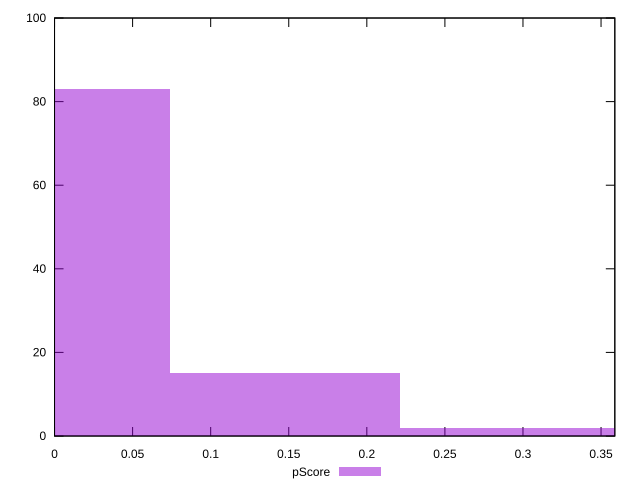

Here is the gnuplot script that generated this plot:
reset

$pScore <<EOF
0 83
0.14753598697958895 15
0.2950719739591779 2
EOF

set key outside below
set boxwidth 0.14753598697958895
set xrange [0:0.3588235294117647]
set yrange [0:100]
set trange [0:100]
set style fill transparent solid 0.5 noborder
set terminal svg size 640, 490 enhanced background rgb 'white'
set output "report_00015_2021-02-09T16-11-33.973Z/unused-javascript/samples/pages+cached/pScore/histogram.svg"

plot $pScore title "pScore" with boxes

reset
